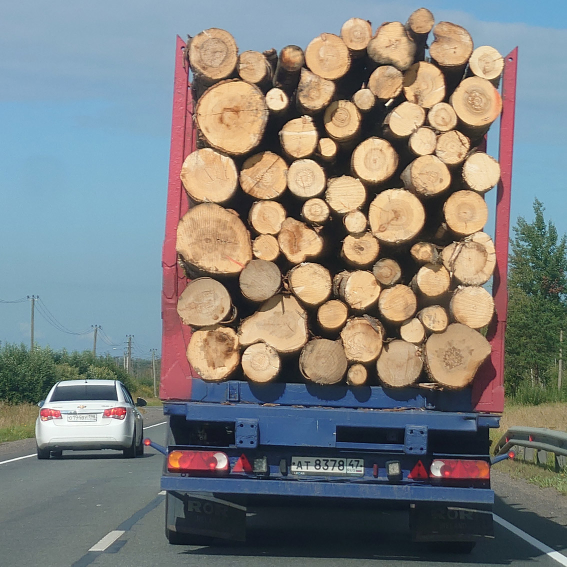
#> input picture hw3/logs-1.jpg, 1134 x 1134 px (shown at 1/2 size)
$ jupyter execute --allow-errors hough_circle_detection.ipynb
#> lines starting #> are read from the running program, lines starting #| are printed output that depends on the picture
[cell 1]
import cv2 as cv
import numpy as np
from pathlib import Path

RESULTS_DIR = Path("results")
RESULTS_DIR.mkdir(exist_ok=True)


def load_rgb(image_path):
    image_bgr = cv.imread(image_path)
    return cv.cvtColor(image_bgr, cv.COLOR_BGR2RGB)


def find_circles(image, *, blur, min_dist, param1, param2, min_radius, max_radius):
    gray = cv.cvtColor(image, cv.COLOR_RGB2GRAY)
    if blur > 1:
        gray = cv.medianBlur(gray, blur)

    circles = cv.HoughCircles(
        gray,
        cv.HOUGH_GRADIENT,
        dp=1,
        minDist=min_dist,
        param1=param1,
        param2=param2,
        minRadius=min_radius,
        maxRadius=max_radius,
    )
    return np.round(circles[0]).astype(int)


def draw_circles(image, circles, offset=(0, 0)):
    annotated = image.copy()
    x_offset, y_offset = offset

    for x, y, radius in circles:
        center = (x + x_offset, y + y_offset)
        cv.circle(annotated, center, radius, (0, 255, 0), 2)
        cv.circle(annotated, center, 2, (255, 0, 0), 3)

    return annotated, len(circles)


def show_result(image, label, count, source_path):
    result_path = RESULTS_DIR / f"{Path(source_path).stem}_result.jpg"
    image_bgr = cv.cvtColor(image, cv.COLOR_RGB2BGR)
    cv.imwrite(
        str(result_path),
        image_bgr,
        [cv.IMWRITE_JPEG_QUALITY, 92],
    )
    print(f"{label}: {count}")
    print(f"Saved: {result_path}")


def run_hough(image_path, *, params, roi=None, label='Total circles'):
    image = load_rgb(image_path)
    if roi is None:
        crop = image
        offset = (0, 0)
    else:
        y1, y2, x1, x2 = roi
        crop = image[y1:y2, x1:x2]
        offset = (x1, y1)

    circles = find_circles(crop, **params)
    annotated, count = draw_circles(image, circles, offset)
    show_result(annotated, label, count, image_path)
    return annotated, count


def run_wood_logs(
    image_path,
    *,
    params,
    stack_top_x=45,
    lower_wood=(5, 25, 65),
    upper_wood=(32, 220, 255),
    min_wood_ratio=0.45,
):
    image = load_rgb(image_path)
    height, width = image.shape[:2]
    circles = find_circles(image, **params)

    stack_mask = np.zeros((height, width), dtype=np.uint8)
    stack_polygon = np.array(
        [[0, 0], [stack_top_x, 0], [width, height], [0, height]],
        dtype=np.int32,
    )
    cv.fillPoly(stack_mask, [stack_polygon], 255)

    hsv = cv.cvtColor(image, cv.COLOR_RGB2HSV)
    wood_mask = cv.inRange(
        hsv,
        np.array(lower_wood, dtype=np.uint8),
        np.array(upper_wood, dtype=np.uint8),
    )

    filtered = []
    for x, y, radius in circles:
        if not (0 <= x < width and 0 <= y < height):
            continue
        if stack_mask[y, x] == 0:
            continue

        circle_mask = np.zeros((height, width), dtype=np.uint8)
        cv.circle(circle_mask, (x, y), max(1, int(radius * 0.6)), 255, -1)

        wood_pixels = cv.countNonZero(cv.bitwise_and(wood_mask, circle_mask))
        total_pixels = cv.countNonZero(circle_mask)
        if wood_pixels / total_pixels >= min_wood_ratio:
            filtered.append((x, y, radius))

    annotated, count = draw_circles(image, filtered)
    show_result(annotated, 'Total logs', count, image_path)
    return annotated, count

## Брёвна

[cell 2]
logs1_result, logs1_count = run_hough(
    "logs-1.jpg",
    params={
        "blur": 5,
        "min_dist": 50,
        "param1": 130,
        "param2": 26,
        "min_radius": 12,
        "max_radius": 70,
    },
    roi=(10, 800, 300, 1020),
    label="Total logs",
)
#> in load_rgb, image_bgr is the input picture: shape (1134, 1134, 3); mean B, G, R 125, 128, 127.2
#> in run_hough, `crop = image[y1:y2, x1:x2]`:
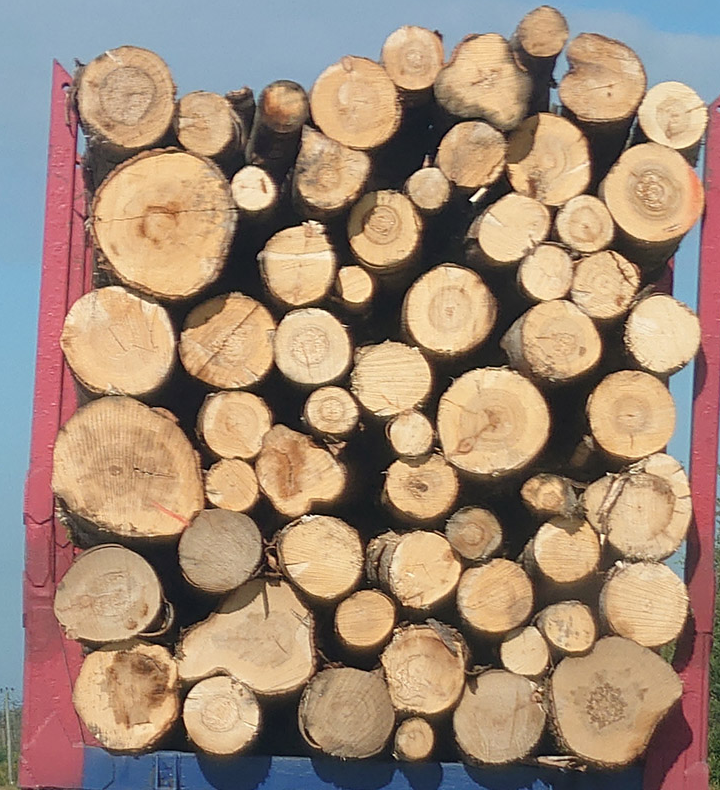
#> crop: shape (790, 720, 3); mean R, G, B 162.3, 138.3, 117.8
#> in find_circles, `gray = cv.cvtColor(image, cv.COLOR_RGB2GRAY)`:
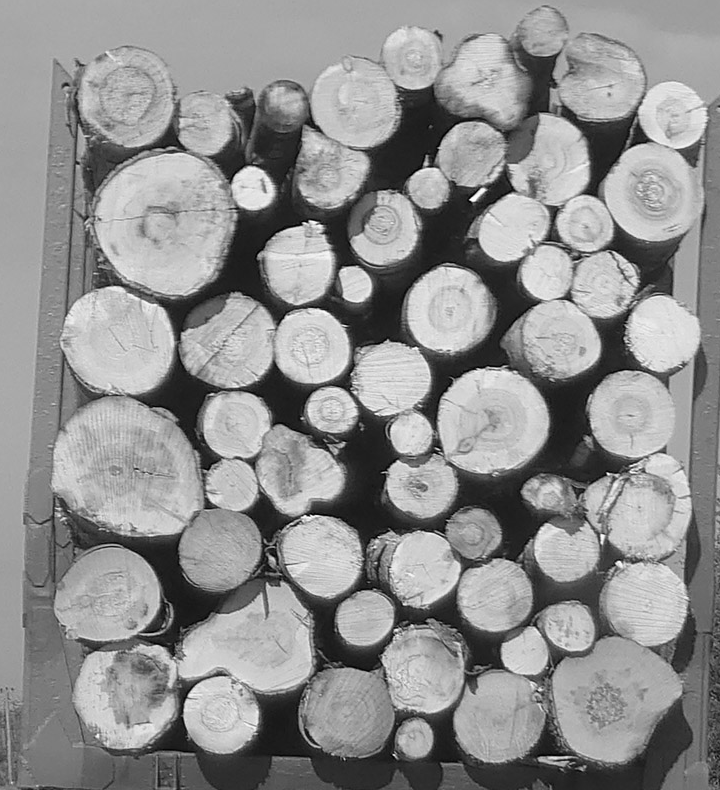
#> gray: shape (790, 720); min 0, max 254, mean 143.1
#> in find_circles, `circles = cv.HoughCircles( gray, cv.HOUGH_GRADIENT, dp=1, minDist=min_..`: circles = 60 rows, first 8: [653.5, 191.5, 49.4], [116.5, 340.5, 56.1], [449.5, 310.5, 43], [110.5, 593.5, 48.5], [161.5, 224.5, 68.3], [491.5, 424.5, 57], [222.5, 714.5, 39.1], [321.5, 556.5, 40.8]
#> in run_hough, `circles = find_circles(crop, **params)`: circles = 60 rows, first 8: [654, 192, 49], [116, 340, 56], [450, 310, 43], [110, 594, 48], [162, 224, 68], [492, 424, 57], [222, 714, 39], [322, 556, 41]
#> the loop in draw_circles, `for x, y, radius in circles:` made 60 passes
#> (x, y, radius, center) on passes 1 to 12: (654, 192, 49, (954, 202)), (116, 340, 56, (416, 350)), (450, 310, 43, (750, 320)), (110, 594, 48, (410, 604)), (162, 224, 68, (462, 234)), (492, 424, 57, (792, 434)), (222, 714, 39, (522, 724)), (322, 556, 41, (622, 566)), (228, 340, 47, (528, 350)), (222, 550, 43, (522, 560)), (382, 228, 36, (682, 238)), (238, 424, 35, (538, 434))
#> after the loop in draw_circles, `for x, y, radius in circles:`:
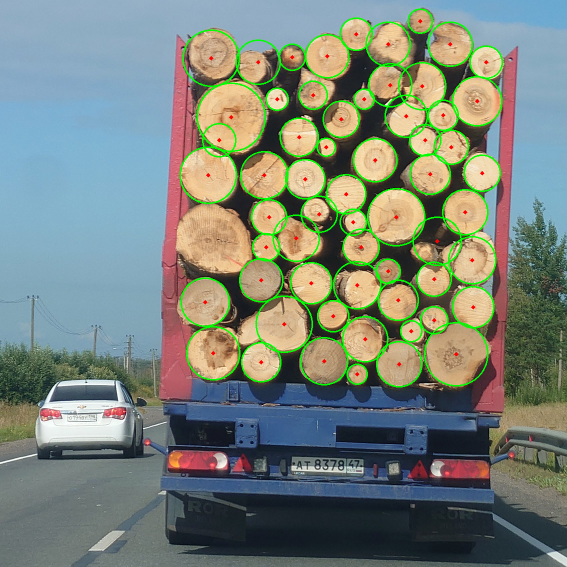
#> annotated: shape (1134, 1134, 3) (shown at 1/2 size); mean R, G, B 122.2, 132, 121.5
#> in run_hough, `annotated, count = draw_circles(image, circles, offset)`: count = 60
#| Total logs: 60
#> logs1_count = 60

[cell 3]
logs2_result, logs2_count = run_hough(
    "logs-2.jpg",
    params={
        "blur": 7,
        "min_dist": 45,
        "param1": 110,
        "param2": 24,
        "min_radius": 14,
        "max_radius": 70,
    },
    roi=(10, 800, 170, 870),
    label="Total logs",
)
#> call 2 of run_hough, with image_path = 'logs-2.jpg', roi = (10, 800, 170, 870), label = 'Total logs'
#> call 2 of load_rgb, with image_path = 'logs-2.jpg'
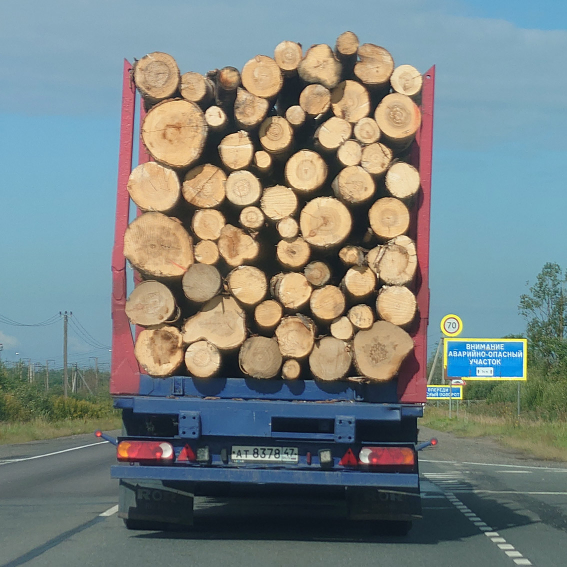
#> input picture hw3/logs-2.jpg, 1134 x 1134 px (shown at 1/2 size)
#> in load_rgb, image_bgr is the input picture: shape (1134, 1134, 3); mean B, G, R 128.8, 131.3, 121.7
#> in run_hough (call 2), `crop = image[y1:y2, x1:x2]`:
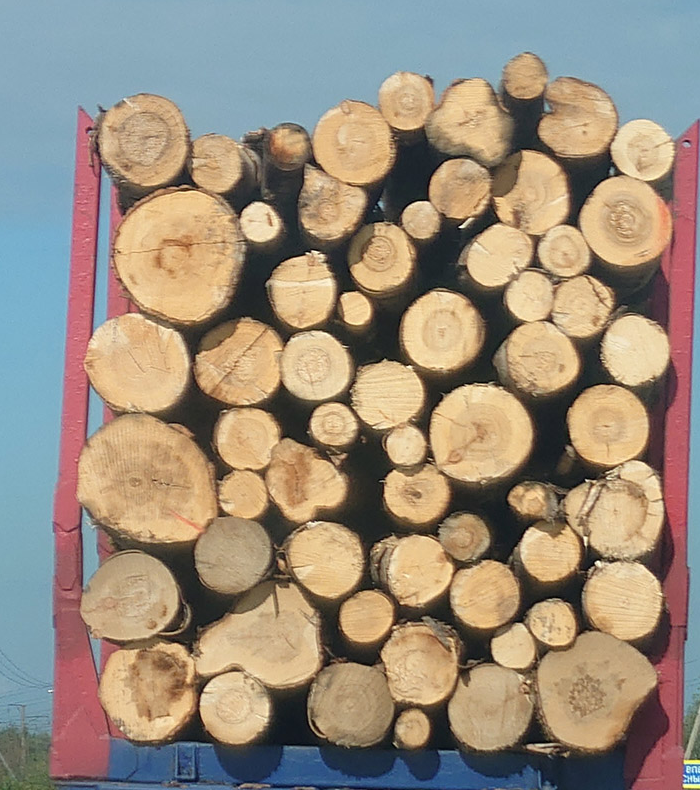
#> crop: shape (790, 700, 3); mean R, G, B 154.3, 140.8, 124.3
#> call 2 of find_circles, with blur = 7, min_dist = 45, param1 = 110, param2 = 24, min_radius = 14, max_radius = 70
#> in find_circles (call 2), `gray = cv.cvtColor(image, cv.COLOR_RGB2GRAY)`:
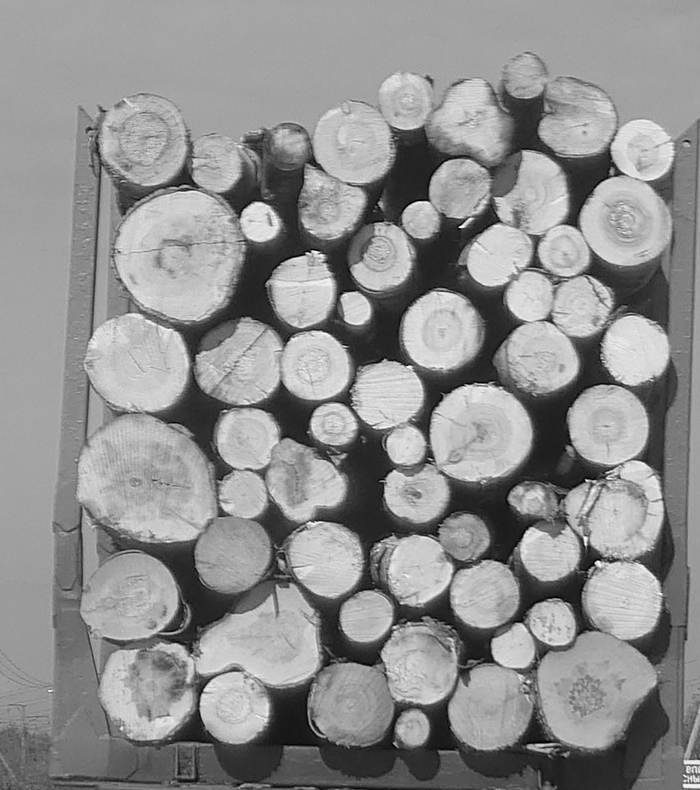
#> gray: shape (790, 700); min 0, max 254, mean 142.9
#> in find_circles (call 2), `circles = cv.HoughCircles( gray, cv.HOUGH_GRADIENT, dp=1, minDist=min_..`: circles = 60 rows, first 8: [480.5, 433.5, 50.4], [626.5, 220.5, 44.9], [442.5, 331.5, 40], [179.5, 250.5, 63.9], [147.5, 691.5, 48.5], [133.5, 595.5, 43.8], [484.5, 592.5, 34.9], [243.5, 364.5, 46.3]
#> in run_hough (call 2), `circles = find_circles(crop, **params)`: circles = 60 rows, first 8: [480, 434, 50], [626, 220, 45], [442, 332, 40], [180, 250, 64], [148, 692, 48], [134, 596, 44], [484, 592, 35], [244, 364, 46]
#> call 2 of draw_circles, with circles = array of shape (60, 3), offset = (170, 10)
#> the loop in draw_circles (call 2), `for x, y, radius in circles:` made 60 passes
#> (x, y, radius, center) on passes 1 to 12: (480, 434, 50, (650, 444)), (626, 220, 45, (796, 230)), (442, 332, 40, (612, 342)), (180, 250, 64, (350, 260)), (148, 692, 48, (318, 702)), (134, 596, 44, (304, 606)), (484, 592, 35, (654, 602)), (244, 364, 46, (414, 374)), (236, 706, 36, (406, 716)), (460, 188, 30, (630, 198)), (606, 428, 41, (776, 438)), (350, 706, 44, (520, 716))
#> after the loop in draw_circles (call 2), `for x, y, radius in circles:`:
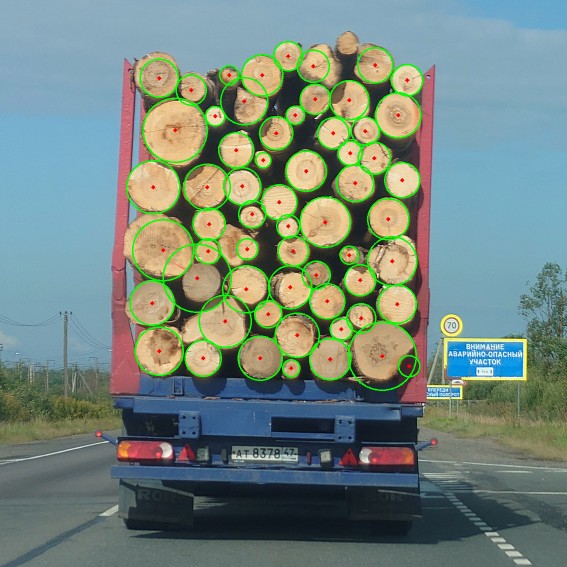
#> annotated: shape (1134, 1134, 3) (shown at 1/2 size); mean R, G, B 117.2, 134.9, 125.7
#| Total logs: 60
#> logs2_count = 60

[cell 4]
logs3_result, logs3_count = run_hough(
    "logs-3.jpg",
    params={
        "blur": 5,
        "min_dist": 25,
        "param1": 110,
        "param2": 28,
        "min_radius": 4,
        "max_radius": 53,
    },
    roi=(900, 1420, 350, 800),
    label="Total logs",
)
#> call 3 of run_hough, with image_path = 'logs-3.jpg', roi = (900, 1420, 350, 800), label = 'Total logs'
#> call 3 of load_rgb, with image_path = 'logs-3.jpg'
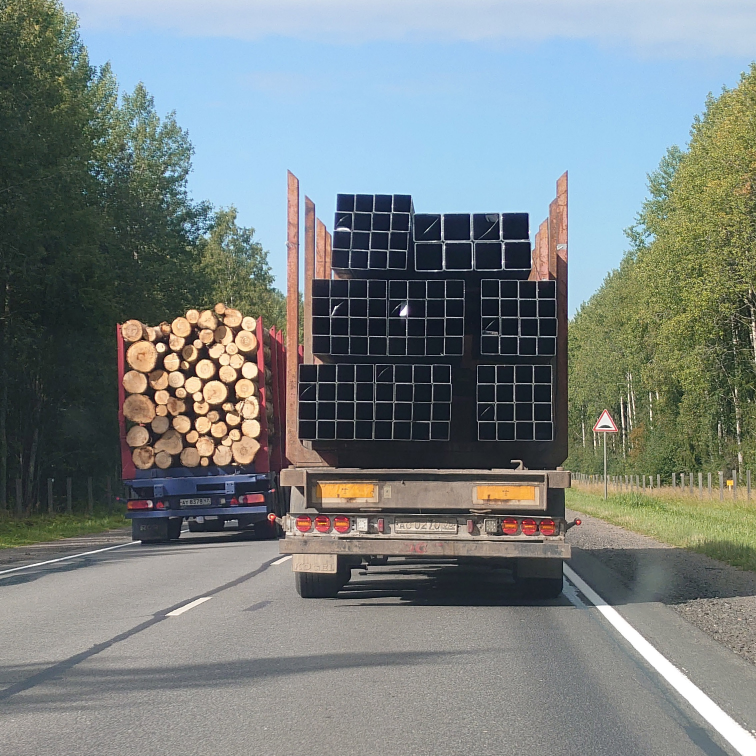
#> input picture hw3/logs-3.jpg, 2268 x 2268 px (shown at 1/3 size)
#> in load_rgb, image_bgr is the input picture: shape (2268, 2268, 3); mean B, G, R 129.1, 129.7, 121.5
#> in run_hough (call 3), `crop = image[y1:y2, x1:x2]`:
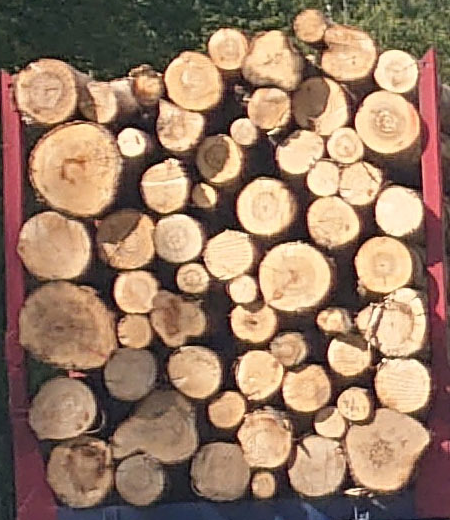
#> crop: shape (520, 450, 3); mean R, G, B 152.3, 123.1, 101
#> call 3 of find_circles, with blur = 5, min_dist = 25, param1 = 110, param2 = 28, min_radius = 4, max_radius = 53
#> in find_circles (call 3), `gray = cv.medianBlur(gray, blur)`:
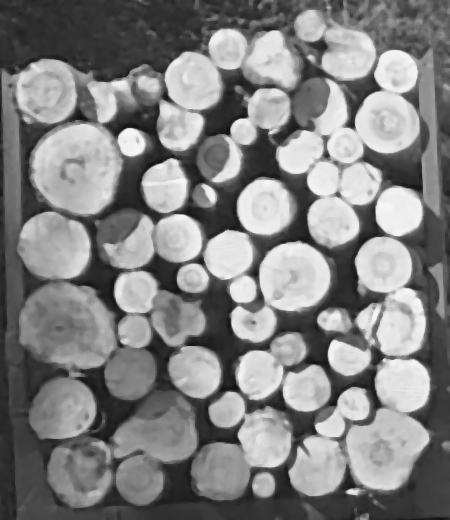
#> gray: shape (520, 450); min 16, max 247, mean 129.7
#> in find_circles (call 3), `circles = cv.HoughCircles( gray, cv.HOUGH_GRADIENT, dp=1, minDist=min_..`: circles = 59 rows, first 8: [77.5, 165.5, 45.8], [293.5, 276.5, 34.7], [264.5, 206.5, 28], [53.5, 247.5, 36.6], [48.5, 90.5, 32.4], [383.5, 263.5, 28], [398.5, 210.5, 24.5], [66.5, 330.5, 49.1]
#> in run_hough (call 3), `circles = find_circles(crop, **params)`: circles = 59 rows, first 8: [78, 166, 46], [294, 276, 35], [264, 206, 28], [54, 248, 37], [48, 90, 32], [384, 264, 28], [398, 210, 24], [66, 330, 49]
#> in run_hough (call 3), `annotated, count = draw_circles(image, circles, offset)`: count = 59
#| Total logs: 59
#> logs3_count = 59

#> (a cell that did not finish here is left out)


## Трубы

#> (a cell that did not finish here is left out)
